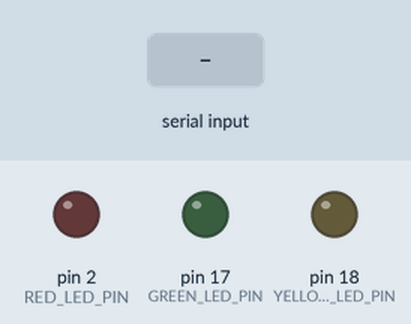
Bench run of a sketch on a simulated Arduino Uno, built with avr-gcc and run on an emulated ATmega328P. Shown: output pins drawn as LEDs (lit = HIGH). The inputs (shaded band) are chosen by the test bench. What the sketch prints to the serial monitor is not drawn.

Above: at 1.2 s.
1.3 s: "1" received over Serial
At 2.2 s:
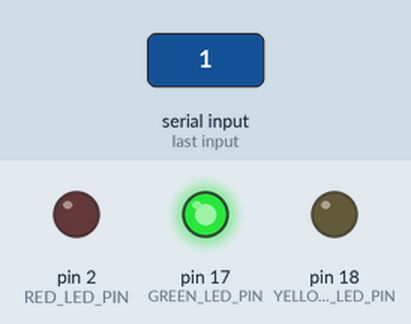
2.8 s: "2" received over Serial
At 3.4 s:
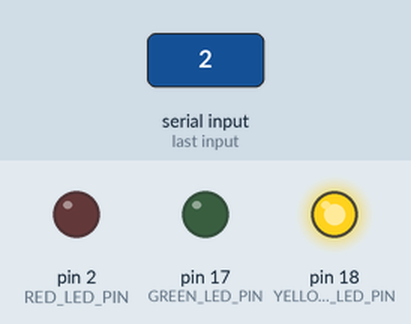
4.3 s: "0" received over Serial
At 5.7 s:
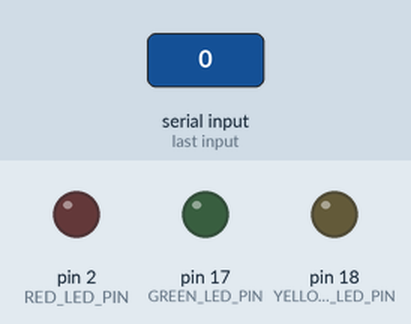
Timing chart, 0 to 7.3 s (numbered marks = the images above; inputs shaded):
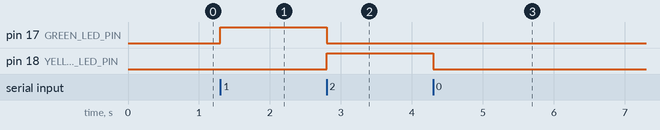

Measured:
- after the input at 1.3 s, pin 17 (GREEN_LED_PIN): LOW → HIGH at once
- after the input at 2.8 s, pin 17 (GREEN_LED_PIN): HIGH → LOW at once; pin 18 (YELLOW_LED_PIN): LOW → HIGH at once
- after the input at 4.3 s, pin 18 (YELLOW_LED_PIN): HIGH → LOW at once

The sketch:

cau3.ino
```cpp
#define GREEN_LED_PIN 17
#define YELLOW_LED_PIN 18
#define RED_LED_PIN 2
#define LED_NUMBER 3

int pins[] = {GREEN_LED_PIN, YELLOW_LED_PIN, RED_LED_PIN};
int current = -1;

void setup() {
  Serial.begin(115200);
  pinMode(GREEN_LED_PIN, OUTPUT);
  pinMode(YELLOW_LED_PIN, OUTPUT);
  pinMode(RED_LED_PIN, OUTPUT);

  //updateLights();
}

void loop() {

  if (Serial.available() > 0) {
    char command = Serial.read();
    if (command == '0') {
      Serial.println("Tắt");
      for(int i = 0; i < LED_NUMBER; i++) {
        digitalWrite(pins[i], LOW);
      }
      current = -1;
    } else {
      if (current >= 0) {
        digitalWrite(pins[current], LOW);
      }
      current = command - '1';
      digitalWrite(pins[current], HIGH);
    }
  }

}
```
